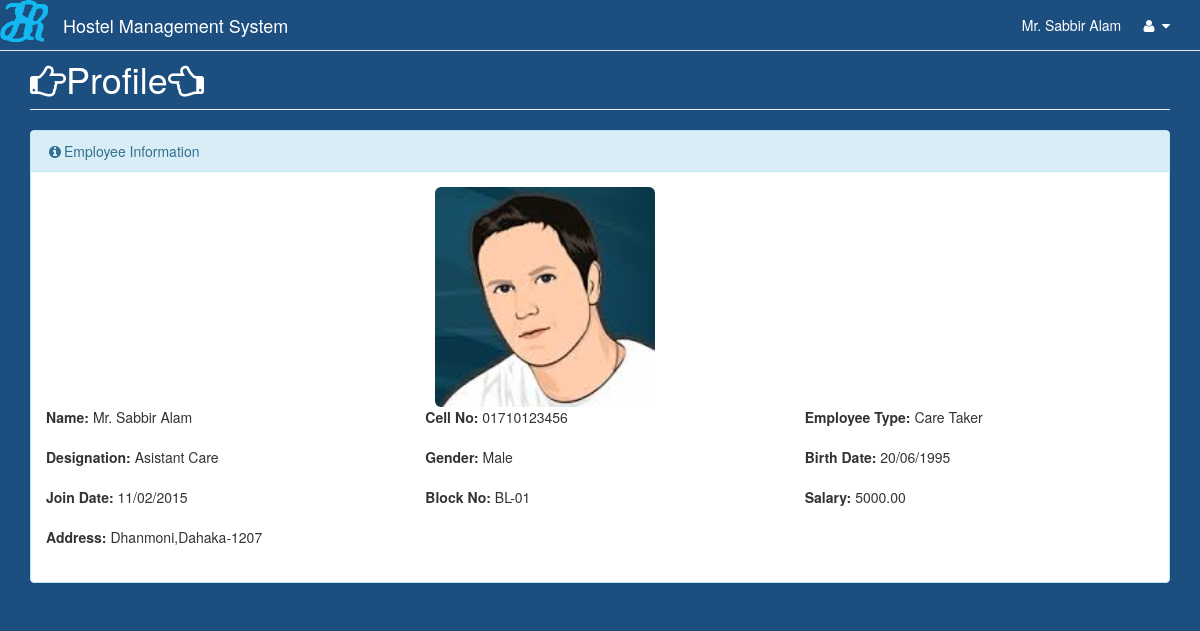
/ui/usr/profilee.php (signed in), run on the app's committed database.
### tables this page shows
CREATE TABLE `employee` (
  `serial` int(11) NOT NULL,
  `empId` varchar(10) NOT NULL,
  `userGroupId` varchar(10) NOT NULL,
  `name` varchar(50) NOT NULL,
  `empType` varchar(50) NOT NULL,
  `gender` varchar(10) NOT NULL,
  `dob` date NOT NULL,
  `cellNo` varchar(15) NOT NULL,
  `address` varchar(150) NOT NULL,
  `doj` date NOT NULL,
  `designation` varchar(50) NOT NULL,
  `salary` decimal(18,2) NOT NULL,
  `blockNo` varchar(10) NOT NULL,
  `isActive` varchar(1) NOT NULL,
  `perPhoto` varchar(20) DEFAULT NULL
);

### inc/sessionManager.php (called while the page is built, shortened)
<?php
class sessionManager {
    public function Get($key)
    {
        if(isset($_SESSION[$key])) {
            return $_SESSION[$key];
        }
        else
        {
            return null;
        }
    }
}

### inc/dbPlayer.php (called while the page is built, shortened)
<?php
class dbPlayer {
    private $db_host="localhost";
    private $db_name="hms";
    private $db_user="root";
    private $db_pass="";
    protected $con;
   public function open(){
        $this->con = mysqli_connect($this->db_host,$this->db_user,$this->db_pass);
       if($this->con)
       {
           $dbSelect = mysqli_select_db($this->con, $this->db_name);
           if($dbSelect)
           {
               return "true";
           }
           else
           {
               return mysqli_error();
           }
       }
        else
        {
            return  mysqli_error();
        }
    }
    public  function  getData($query)
    {
        $res = mysqli_query($this->con, $query);
        if(!$res)
        {
            return "Can't get data";
        }
        else
        {
            return $res;
        }
    }
}

### ui/usr/profilee.php (the view, shortened to what this page needs)
<?php
require('./../../inc/sessionManager.php');
require('./../../inc/dbPlayer.php');
$base_url="http://localhost/hms/";
$ses = new \sessionManager\sessionManager();
$ses->start();
$loginGrp=$ses->Get("userGroupId");
if($ses->isExpired() || $ses->Get("userGroupId") === null)
{
    header( 'Location: '.$base_url.'index.php');
}
elseif($ses->Get("userGroupId")=="UG004")
{
    header( 'Location: '.$base_url.'sdashboard.php');
}
else
{
    $userIdf = $ses->Get("userIdLoged");
    $db = new \dbPlayer\dbPlayer();
    if ($msg = "true") {
        $data = array();
        $result = $db->getData("SELECT * FROM employee where empId='".$userIdf."'");
        $handyCam = new \handyCam\handyCam();
        if($result !== "Can't get data")
        {
            while ($row = mysqli_fetch_array($result)) {
                array_push($data,$row['name']);
                array_push($data,$row['cellNo']);
                array_push($data,$row['empType']);
                array_push($data,$row['designation']);
                array_push($data,$row['gender']);
                array_push($data,$handyCam->getAppDate($row['dob']));
                array_push($data,$handyCam->getAppDate($row['doj']));
                array_push($data,$row['blockNo']);
                array_push($data,$row['salary']);
                array_push($data,$row['address']);
                array_push($data,$row['perPhoto']);
            }
        }
        else
        {
            echo '<script type="text/javascript"> alert("' . $result . '");</script>';
        }
    } else {
        echo '<script type="text/javascript"> alert("' . $msg . '");</script>';
    }
}
if($loginGrp==="UG004"){
    include('./../../smater.php');
}
elseif($loginGrp==="UG003")
{
    include('./../../emaster.php');
}
else
{
    include('./../../master.php');
}
?>
<div class="container">
    <div class="row">
        <div class="col-lg-12">
            <h1 class="page-header titlehms"><i class="fa fa-hand-o-right"></i>Profile<i class="fa fa-hand-o-left"></i></h1>
        </div>
    </div>
    <div class="panel panel-info">
        <div class="panel-heading">
            <i class="fa fa-info-circle fa-fw"></i>Employee Information
        </div>
        <div class="panel-body">
            <div class="row">
                <div class="col-lg-12">
                    <div class="col-lg-12">
                        <div class="col-lg-4">
                        </div>
                        <div class="col-lg-4">
                            <img src="./../../files/photos/<?php echo $data[10]?>" alt="Avatar" height="220px" class="img-responsive img-rounded proimg" >
                        </div>
                        <div class="col-lg-4">
                        </div>
                    </div>
                </div>
                <div class="row">
                    <div class="col-lg-12">
                        <div class="col-lg-4">
                            <div class="form-group ">
                                <label>Name:</label>
                                <span><?php echo $data[0];?></span>
                            </div>
                        </div>
                        <div class="col-lg-4">
                            <div class="form-group ">
                                <label>Cell No:</label>
                                <span><?php echo $data[1];?></span>
                            </div>
                        </div>
                        <div class="col-lg-4">
                            <div class="form-group ">
                                <label>Employee Type:</label>
                                <span><?php echo $data[2];?></span>
                            </div>
                        </div>
                    </div>
                </div>
                <div class="row">
                    <div class="col-lg-12">
                        <div class="col-lg-4">
                            <div class="form-group ">
                                <label>Designation:</label>
                                <span><?php echo $data[3];?></span>
                            </div>
                        </div>
                        <div class="col-lg-4">
                            <div class="form-group ">
                                <label>Gender:</label>
                                <span><?php echo $data[4];?></span>
                            </div>
                        </div>
                        <div class="col-lg-4">
                            <div class="form-group ">
                                <label>Birth Date:</label>
                                <span><?php echo $data[5];?></span>
                            </div>
                        </div>
                    </div>
                </div>
                <div class="row">
                    <div class="col-lg-12">
                        <div class="col-lg-4">
                            <div class="form-group ">
                                <label>Join Date:</label>
                                <span><?php echo $data[6];?></span>
                            </div>
                        </div>
                        <div class="col-lg-4">
                            <div class="form-group ">
                                <label>Block No:</label>
                                <span><?php echo $data[7];?></span>
                            </div>
                        </div>
                        <div class="col-lg-4">
                            <div class="form-group ">
                                <label>Salary:</label>
                                <span><?php echo $data[8];?></span>
                            </div>
                        </div>
                    </div>
                </div>
                <div class="row">
                    <div class="col-lg-12">
                        <div class="col-lg-4">
                            <div class="form-group ">
                                <label>Address:</label>
                                <span><?php echo $data[9];?></span>
                            </div>
                        </div>
                    </div>
                </div>
                </div>
            </div>
        </div>
   </div>
<?php include('./../../footer.php'); ?>

### data on the page
employee: perPhoto (picture), name "Mr. Sabbir Alam", cellNo "01710123456", empType "Care Taker", designation "Asistant Care", gender "Male", blockNo "BL-01", salary "5000.00", address "Dhanmoni,Dahaka-1207"

### other printed values
$name "Mr. Sabbir Alam"
$data[5] "20/06/1995"
$data[6] "11/02/2015"
